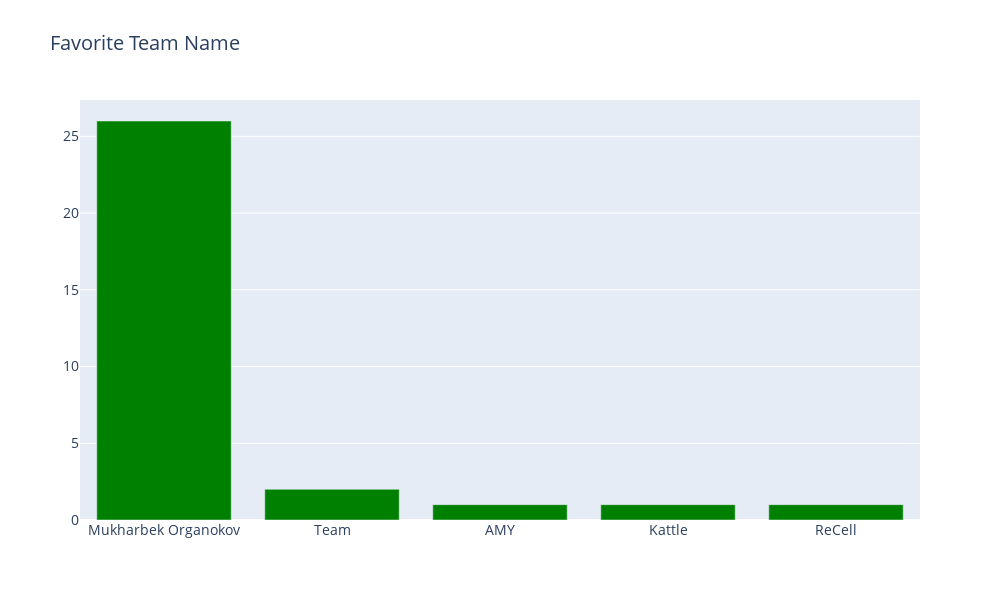

The cell this chart's notebook holds for it:
### Markdown cell above
### My teams

### Code cell
cnt_srs = temp_df["TeamName"].value_counts().head(5)
traces = [bar_chart(cnt_srs, "green")]
layout = go.Layout(
    title='Favorite Team Name',
    font=dict(size=14),
    barmode='stack',
    width=1000,
    height=600,
)

fig = go.Figure(data=traces, layout=layout)
py.iplot(fig, filename='stacked-bar')

### Figure 1 — Plotly figure (JSON) as saved in the notebook; plotly's stock layout.template omitted (floating-point values rounded to 4 significant figures)
{"data": [{"marker": {"color": "green"}, "showlegend": false, "type": "bar", "x": ["Mukharbek Organokov", "Team", "AMY", "Kattle", "ReCell"], "y": [26, 2, 1, 1, 1]}], "layout": {"barmode": "stack", "font": {"size": 14}, "height": 600, "title": {"text": "Favorite Team Name"}, "width": 1000}}
